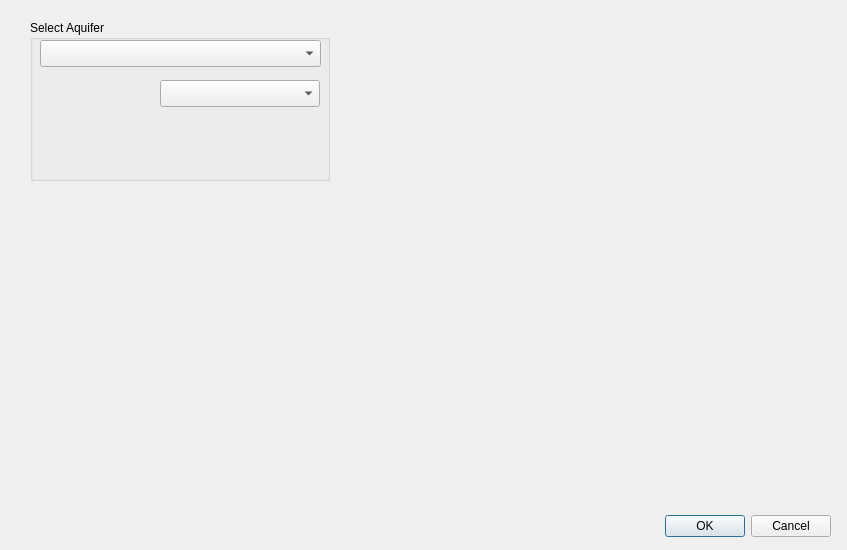
<?xml version="1.0" encoding="UTF-8"?>
<ui version="4.0">
 <class>QgsTIMDialogBase</class>
 <widget class="QDialog" name="QgsTIMDialogBase">
  <property name="geometry">
   <rect>
    <x>0</x>
    <y>0</y>
    <width>847</width>
    <height>550</height>
   </rect>
  </property>
  <property name="windowTitle">
   <string>TimML</string>
  </property>
  <widget class="QDialogButtonBox" name="button_box">
   <property name="geometry">
    <rect>
     <x>490</x>
     <y>510</y>
     <width>341</width>
     <height>32</height>
    </rect>
   </property>
   <property name="orientation">
    <enum>Qt::Horizontal</enum>
   </property>
   <property name="standardButtons">
    <set>QDialogButtonBox::Cancel|QDialogButtonBox::Ok</set>
   </property>
  </widget>
  <widget class="QgsCollapsibleGroupBox" name="mGroupBox">
   <property name="geometry">
    <rect>
     <x>30</x>
     <y>20</y>
     <width>300</width>
     <height>161</height>
    </rect>
   </property>
   <property name="title">
    <string>Select Aquifer</string>
   </property>
   <widget class="QgsMapLayerComboBox" name="mMapLayerComboBox">
    <property name="geometry">
     <rect>
      <x>10</x>
      <y>20</y>
      <width>281</width>
      <height>27</height>
     </rect>
    </property>
    <property name="filters">
     <set>QgsMapLayerProxyModel::PolygonLayer</set>
    </property>
   </widget>
   <widget class="QgsFieldComboBox" name="mFieldComboBox">
    <property name="geometry">
     <rect>
      <x>130</x>
      <y>60</y>
      <width>160</width>
      <height>27</height>
     </rect>
    </property>
   </widget>
  </widget>
 </widget>
 <customwidgets>
  <customwidget>
   <class>QgsCollapsibleGroupBox</class>
   <extends>QGroupBox</extends>
   <header>qgscollapsiblegroupbox.h</header>
   <container>1</container>
  </customwidget>
  <customwidget>
   <class>QgsFieldComboBox</class>
   <extends>QComboBox</extends>
   <header>qgsfieldcombobox.h</header>
  </customwidget>
  <customwidget>
   <class>QgsMapLayerComboBox</class>
   <extends>QComboBox</extends>
   <header>qgsmaplayercombobox.h</header>
  </customwidget>
 </customwidgets>
 <resources/>
 <connections>
  <connection>
   <sender>button_box</sender>
   <signal>accepted()</signal>
   <receiver>QgsTIMDialogBase</receiver>
   <slot>accept()</slot>
   <hints>
    <hint type="sourcelabel">
     <x>20</x>
     <y>20</y>
    </hint>
    <hint type="destinationlabel">
     <x>20</x>
     <y>20</y>
    </hint>
   </hints>
  </connection>
  <connection>
   <sender>button_box</sender>
   <signal>rejected()</signal>
   <receiver>QgsTIMDialogBase</receiver>
   <slot>reject()</slot>
   <hints>
    <hint type="sourcelabel">
     <x>20</x>
     <y>20</y>
    </hint>
    <hint type="destinationlabel">
     <x>20</x>
     <y>20</y>
    </hint>
   </hints>
  </connection>
 </connections>
</ui>
